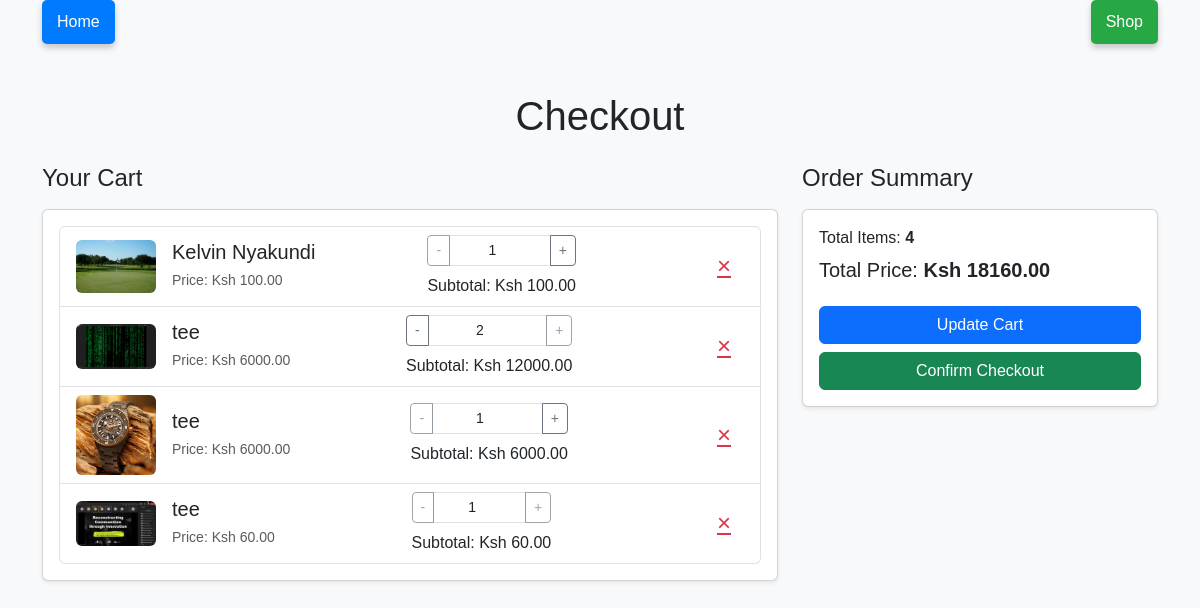
/checkout/ (signed in), run on an earlier commit of the app's database.
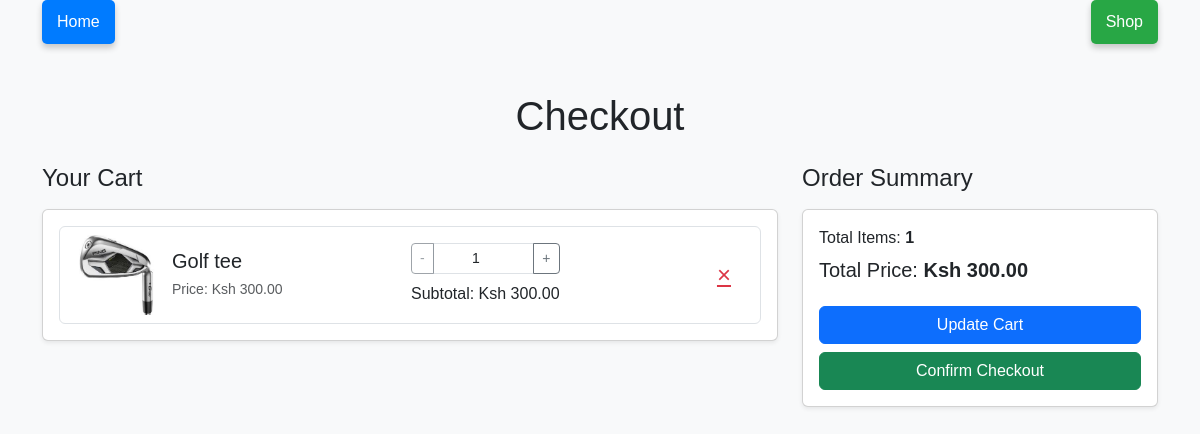
And on a later commit of the database.
### myapp/models.py (models this page shows, shortened)
class CartItem(models.Model):
    cart = models.ForeignKey(Cart, on_delete=models.CASCADE, related_name="items")
    product = models.ForeignKey(Product, on_delete=models.CASCADE)
    quantity = models.PositiveIntegerField(default=1)
    def total_price(self):
        return self.product.price * self.quantity

class Product(models.Model):
    name = models.CharField(max_length=100)
    description = models.TextField()
    price = models.DecimalField(max_digits=10, decimal_places=2)
    stock = models.IntegerField()
    image = models.ImageField(upload_to='products/')
    created_at = models.DateTimeField(auto_now_add=True)
    updated_at = models.DateTimeField(auto_now=True)

### myapp/views.py (the view, shortened to what this page needs)
# urls.py: path('checkout/', views.checkout, name='checkout'),  # Checkout
@login_required
def checkout(request):
    cart = get_cart(request)
    cart_items = cart.items.all()
    total_price = sum(item.total_price() for item in cart_items)
    return render(request, 'checkout.html', {
        'cart_items': cart_items,
        'total_price': total_price,
        'page_title': 'Shop | Checkout',
    })

### myapp/views.py (called while the page is built, shortened)
def get_cart(request):
    if request.user.is_authenticated:
        cart = Cart.objects.filter(user=request.user).first()  # Get the first cart for authenticated users
        if not cart:
            cart = Cart.objects.create(user=request.user)  # Create a new cart if none exists
    return cart

### myapp/templates/checkout.html (shortened to what the changed rows need)
<!DOCTYPE html>
<html lang="en">
<head>
    <link rel="stylesheet" href="https://cdn.jsdelivr.net/npm/bootstrap@5.3.0/dist/css/bootstrap.min.css">
    <link rel="stylesheet" href="https://cdn.jsdelivr.net/npm/bootstrap-icons/font/bootstrap-icons.css">
</head>
<body>
    <div class="container my-5">
        <h1 class="text-center mb-4">Checkout</h1>
        <form method="POST" action="{% url 'checkout' %}">
            <div class="row">
                <div class="col-md-8">
                    <div class="card shadow-sm">
                        <div class="card-body">
                            <ul class="list-group">
                                {% for item in cart_items %}
                                <li class="list-group-item d-flex justify-content-between align-items-center">
                                    <div class="d-flex align-items-center">
                                        <img src="{{ item.product.image.url }}" alt="{{ item.product.name }} image"
                                            class="img-fluid rounded me-3">
                                        <div>
                                            <h5 class="mb-1">{{ item.product.name }}</h5>
                                            <small class="text-muted">Price: Ksh {{ item.product.price }}</small>
                                        </div>
                                    </div>
                                    <div class="text-center">
                                        <div class="input-group input-group-sm">
                                            <button type="submit" name="decrease_{{ item.id }}"
                                             class="btn btn-outline-secondary btn-sm"
                                              {% if item.quantity <= 1 %}disabled{% endif %}>
                                            -
                                            </button>
                                            <input type="number" name="quantity_{{ item.id }}"
                                                value="{{ item.quantity }}" min="1" max="{{ item.product.stock }}"
                                                class="form-control form-control-sm text-center" style="width: 60px;" readonly>
                                            <button type="submit" name="increase_{{ item.id }}"
                                                    class="btn btn-outline-secondary btn-sm"
                                                    {% if item.quantity >= item.product.stock %}disabled{% endif %}>
                                                 +
                                            </button>
                                        </div>
                                        <p class="mt-2 font-weight-bold mb-0">Subtotal: Ksh {{ item.total_price }}</p>
                                    </div>
                                    <button type="submit" name="delete_{{ item.id }}" value="1"
                                        class="btn btn-link text-danger ms-3">&times;</button>
                                </li>
                                {% endfor %}
                            </ul>
                        </div>
                    </div>
                </div>
                <div class="col-md-4">
                    <div class="card shadow-sm p-3 order-summary">
                        <p class="mb-2">Total Items: <strong>{{ cart_items|length }}</strong></p>
                        <h5 class="mb-4">Total Price: <strong>Ksh {{ total_price }}</strong></h5>
                    </div>
                </div>
            </div>
        </form>
    </div>
</body>
</html>

What changed in the data, as far as the page shows it:
removed CartItem: product.image (picture), product.name "Kelvin Nyakundi", product.price "100.00", quantity "1", total_price "100.00"
removed CartItem: product.image (picture), product.name "tee", product.price "6000.00", quantity "2", total_price "12000.00"
removed CartItem: product.image (picture), product.name "tee", product.price "6000.00", quantity "1", total_price "6000.00"
removed CartItem: product.image (picture), product.name "tee", product.price "60.00", quantity "1", total_price "60.00"
added CartItem: product.image (picture), product.name "Golf tee", product.price "300.00", quantity "1", total_price "300.00"
Also different on the page:
{{ cart_items|length }}: "4" → "1"
{{ total_price }}: "18160.00" → "300.00"
